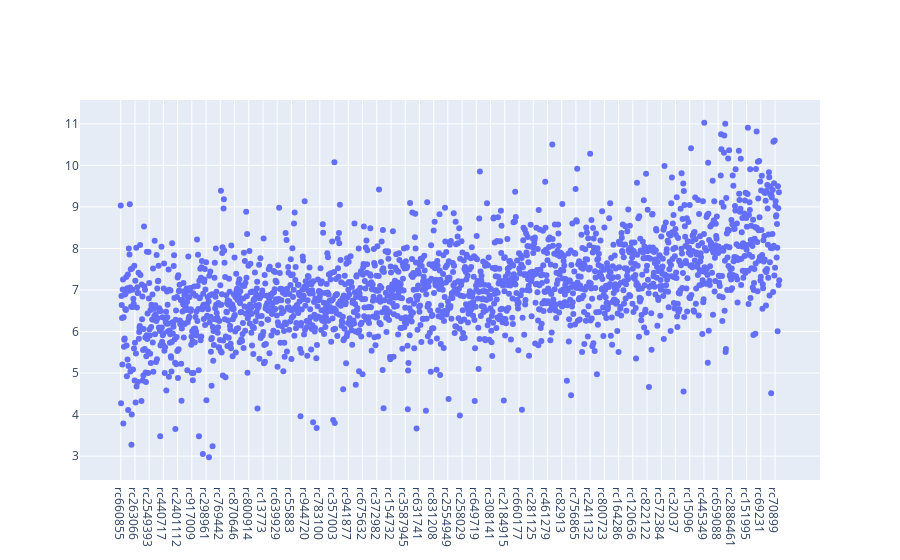

Notebook cell for this chart:
### Markdown cell above
Most of the people go to sleep from 22 to 2

### Code cell
fig = go.Figure(data=go.Scatter(x=means['RegistrationCode'], y=means['wakeup_time_plot'], mode='markers'))

fig.show()

### Figure 1 — Plotly figure (JSON) as saved in the notebook; plotly's stock layout.template omitted (floating-point values rounded to 4 significant figures; data arrays with more than 128 entries replaced by an {"elided": "..."} marker saying what was removed)
{"data": [{"mode": "markers", "type": "scatter", "x": {"elided": "2038 str values"}, "y": {"elided": "2038 float values"}}], "layout": {}}
